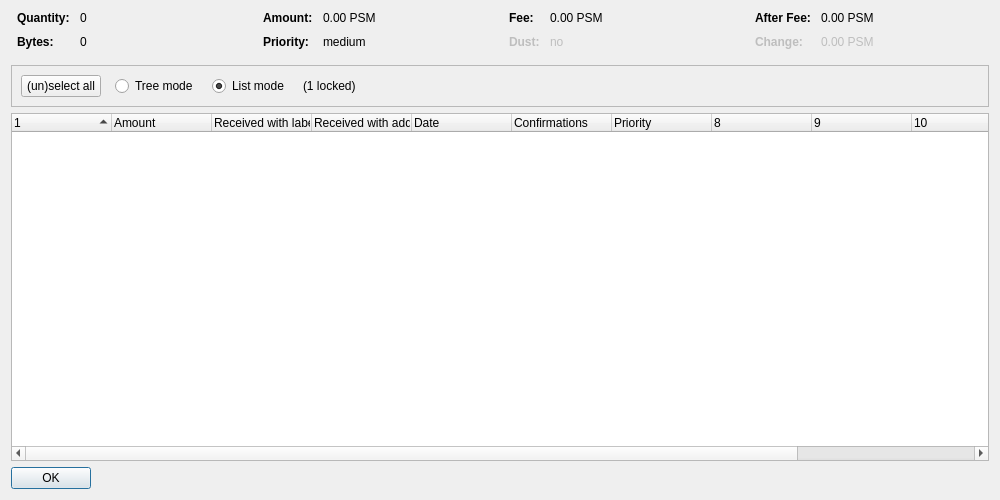
<?xml version="1.0" encoding="UTF-8"?>
<ui version="4.0">
 <class>CoinControlDialog</class>
 <widget class="QDialog" name="CoinControlDialog">
  <property name="geometry">
   <rect>
    <x>0</x>
    <y>0</y>
    <width>1000</width>
    <height>500</height>
   </rect>
  </property>
  <property name="windowTitle">
   <string>Coin Selection</string>
  </property>
  <layout class="QVBoxLayout" name="verticalLayout">
   <item>
    <layout class="QHBoxLayout" name="horizontalLayoutTop" stretch="0,0,0,0">
     <property name="topMargin">
      <number>0</number>
     </property>
     <property name="bottomMargin">
      <number>10</number>
     </property>
     <item>
      <layout class="QFormLayout" name="formLayoutCoinControl1">
       <property name="horizontalSpacing">
        <number>10</number>
       </property>
       <property name="verticalSpacing">
        <number>10</number>
       </property>
       <property name="leftMargin">
        <number>6</number>
       </property>
       <property name="rightMargin">
        <number>6</number>
       </property>
       <item row="0" column="0">
        <widget class="QLabel" name="labelCoinControlQuantityText">
         <property name="font">
          <font>
           <weight>75</weight>
           <bold>true</bold>
          </font>
         </property>
         <property name="text">
          <string>Quantity:</string>
         </property>
        </widget>
       </item>
       <item row="0" column="1">
        <widget class="QLabel" name="labelCoinControlQuantity">
         <property name="cursor">
          <cursorShape>IBeamCursor</cursorShape>
         </property>
         <property name="contextMenuPolicy">
          <enum>Qt::ActionsContextMenu</enum>
         </property>
         <property name="text">
          <string notr="true">0</string>
         </property>
         <property name="textInteractionFlags">
          <set>Qt::LinksAccessibleByMouse|Qt::TextSelectableByKeyboard|Qt::TextSelectableByMouse</set>
         </property>
        </widget>
       </item>
       <item row="1" column="0">
        <widget class="QLabel" name="labelCoinControlBytesText">
         <property name="font">
          <font>
           <weight>75</weight>
           <bold>true</bold>
          </font>
         </property>
         <property name="text">
          <string>Bytes:</string>
         </property>
        </widget>
       </item>
       <item row="1" column="1">
        <widget class="QLabel" name="labelCoinControlBytes">
         <property name="cursor">
          <cursorShape>IBeamCursor</cursorShape>
         </property>
         <property name="contextMenuPolicy">
          <enum>Qt::ActionsContextMenu</enum>
         </property>
         <property name="text">
          <string notr="true">0</string>
         </property>
         <property name="textInteractionFlags">
          <set>Qt::LinksAccessibleByMouse|Qt::TextSelectableByKeyboard|Qt::TextSelectableByMouse</set>
         </property>
        </widget>
       </item>
      </layout>
     </item>
     <item>
      <layout class="QFormLayout" name="formLayoutCoinControl2">
       <property name="horizontalSpacing">
        <number>10</number>
       </property>
       <property name="verticalSpacing">
        <number>10</number>
       </property>
       <property name="leftMargin">
        <number>6</number>
       </property>
       <property name="rightMargin">
        <number>6</number>
       </property>
       <item row="0" column="0">
        <widget class="QLabel" name="labelCoinControlAmountText">
         <property name="font">
          <font>
           <weight>75</weight>
           <bold>true</bold>
          </font>
         </property>
         <property name="text">
          <string>Amount:</string>
         </property>
        </widget>
       </item>
       <item row="0" column="1">
        <widget class="QLabel" name="labelCoinControlAmount">
         <property name="cursor">
          <cursorShape>IBeamCursor</cursorShape>
         </property>
         <property name="contextMenuPolicy">
          <enum>Qt::ActionsContextMenu</enum>
         </property>
         <property name="text">
          <string notr="true">0.00 PSM</string>
         </property>
         <property name="textInteractionFlags">
          <set>Qt::LinksAccessibleByMouse|Qt::TextSelectableByKeyboard|Qt::TextSelectableByMouse</set>
         </property>
        </widget>
       </item>
       <item row="1" column="0">
        <widget class="QLabel" name="labelCoinControlPriorityText">
         <property name="font">
          <font>
           <weight>75</weight>
           <bold>true</bold>
          </font>
         </property>
         <property name="text">
          <string>Priority:</string>
         </property>
        </widget>
       </item>
       <item row="1" column="1">
        <widget class="QLabel" name="labelCoinControlPriority">
         <property name="cursor">
          <cursorShape>IBeamCursor</cursorShape>
         </property>
         <property name="contextMenuPolicy">
          <enum>Qt::ActionsContextMenu</enum>
         </property>
         <property name="text">
          <string notr="true">medium</string>
         </property>
         <property name="textInteractionFlags">
          <set>Qt::LinksAccessibleByMouse|Qt::TextSelectableByKeyboard|Qt::TextSelectableByMouse</set>
         </property>
        </widget>
       </item>
      </layout>
     </item>
     <item>
      <layout class="QFormLayout" name="formLayoutCoinControl3">
       <property name="horizontalSpacing">
        <number>10</number>
       </property>
       <property name="verticalSpacing">
        <number>10</number>
       </property>
       <property name="leftMargin">
        <number>6</number>
       </property>
       <property name="rightMargin">
        <number>6</number>
       </property>
       <item row="0" column="0">
        <widget class="QLabel" name="labelCoinControlFeeText">
         <property name="font">
          <font>
           <weight>75</weight>
           <bold>true</bold>
          </font>
         </property>
         <property name="text">
          <string>Fee:</string>
         </property>
        </widget>
       </item>
       <item row="0" column="1">
        <widget class="QLabel" name="labelCoinControlFee">
         <property name="cursor">
          <cursorShape>IBeamCursor</cursorShape>
         </property>
         <property name="contextMenuPolicy">
          <enum>Qt::ActionsContextMenu</enum>
         </property>
         <property name="text">
          <string notr="true">0.00 PSM</string>
         </property>
         <property name="textInteractionFlags">
          <set>Qt::LinksAccessibleByMouse|Qt::TextSelectableByKeyboard|Qt::TextSelectableByMouse</set>
         </property>
        </widget>
       </item>
       <item row="1" column="0">
        <widget class="QLabel" name="labelCoinControlLowOutputText">
         <property name="enabled">
          <bool>false</bool>
         </property>
         <property name="font">
          <font>
           <weight>75</weight>
           <bold>true</bold>
          </font>
         </property>
         <property name="text">
          <string>Dust:</string>
         </property>
        </widget>
       </item>
       <item row="1" column="1">
        <widget class="QLabel" name="labelCoinControlLowOutput">
         <property name="enabled">
          <bool>false</bool>
         </property>
         <property name="cursor">
          <cursorShape>IBeamCursor</cursorShape>
         </property>
         <property name="contextMenuPolicy">
          <enum>Qt::ActionsContextMenu</enum>
         </property>
         <property name="text">
          <string notr="true">no</string>
         </property>
         <property name="textInteractionFlags">
          <set>Qt::LinksAccessibleByMouse|Qt::TextSelectableByKeyboard|Qt::TextSelectableByMouse</set>
         </property>
        </widget>
       </item>
      </layout>
     </item>
     <item>
      <layout class="QFormLayout" name="formLayoutCoinControl4">
       <property name="horizontalSpacing">
        <number>10</number>
       </property>
       <property name="verticalSpacing">
        <number>10</number>
       </property>
       <property name="leftMargin">
        <number>6</number>
       </property>
       <property name="rightMargin">
        <number>6</number>
       </property>
       <item row="0" column="0">
        <widget class="QLabel" name="labelCoinControlAfterFeeText">
         <property name="font">
          <font>
           <weight>75</weight>
           <bold>true</bold>
          </font>
         </property>
         <property name="text">
          <string>After Fee:</string>
         </property>
        </widget>
       </item>
       <item row="0" column="1">
        <widget class="QLabel" name="labelCoinControlAfterFee">
         <property name="cursor">
          <cursorShape>IBeamCursor</cursorShape>
         </property>
         <property name="contextMenuPolicy">
          <enum>Qt::ActionsContextMenu</enum>
         </property>
         <property name="text">
          <string notr="true">0.00 PSM</string>
         </property>
         <property name="textInteractionFlags">
          <set>Qt::LinksAccessibleByMouse|Qt::TextSelectableByKeyboard|Qt::TextSelectableByMouse</set>
         </property>
        </widget>
       </item>
       <item row="1" column="0">
        <widget class="QLabel" name="labelCoinControlChangeText">
         <property name="enabled">
          <bool>false</bool>
         </property>
         <property name="font">
          <font>
           <weight>75</weight>
           <bold>true</bold>
          </font>
         </property>
         <property name="text">
          <string>Change:</string>
         </property>
        </widget>
       </item>
       <item row="1" column="1">
        <widget class="QLabel" name="labelCoinControlChange">
         <property name="enabled">
          <bool>false</bool>
         </property>
         <property name="cursor">
          <cursorShape>IBeamCursor</cursorShape>
         </property>
         <property name="contextMenuPolicy">
          <enum>Qt::ActionsContextMenu</enum>
         </property>
         <property name="text">
          <string notr="true">0.00 PSM</string>
         </property>
         <property name="textInteractionFlags">
          <set>Qt::LinksAccessibleByMouse|Qt::TextSelectableByKeyboard|Qt::TextSelectableByMouse</set>
         </property>
        </widget>
       </item>
      </layout>
     </item>
    </layout>
   </item>
   <item>
    <widget class="QFrame" name="frame">
     <property name="minimumSize">
      <size>
       <width>0</width>
       <height>40</height>
      </size>
     </property>
     <property name="frameShape">
      <enum>QFrame::StyledPanel</enum>
     </property>
     <property name="frameShadow">
      <enum>QFrame::Sunken</enum>
     </property>
     <layout class="QHBoxLayout" name="horizontalLayout">
      <item>
       <layout class="QHBoxLayout" name="horizontalLayoutPanel" stretch="0,0,0,0,0">
        <property name="spacing">
         <number>14</number>
        </property>
        <item>
         <widget class="QPushButton" name="pushButtonSelectAll">
          <property name="sizePolicy">
           <sizepolicy hsizetype="Maximum" vsizetype="Fixed">
            <horstretch>0</horstretch>
            <verstretch>0</verstretch>
           </sizepolicy>
          </property>
          <property name="text">
           <string>(un)select all</string>
          </property>
          <property name="autoDefault">
           <bool>false</bool>
          </property>
         </widget>
        </item>
        <item>
         <widget class="QRadioButton" name="radioTreeMode">
          <property name="sizePolicy">
           <sizepolicy hsizetype="Maximum" vsizetype="Fixed">
            <horstretch>0</horstretch>
            <verstretch>0</verstretch>
           </sizepolicy>
          </property>
          <property name="text">
           <string>Tree mode</string>
          </property>
         </widget>
        </item>
        <item>
         <widget class="QRadioButton" name="radioListMode">
          <property name="sizePolicy">
           <sizepolicy hsizetype="Maximum" vsizetype="Fixed">
            <horstretch>0</horstretch>
            <verstretch>0</verstretch>
           </sizepolicy>
          </property>
          <property name="text">
           <string>List mode</string>
          </property>
          <property name="checked">
           <bool>true</bool>
          </property>
         </widget>
        </item>
        <item>
         <widget class="QLabel" name="labelLocked">
          <property name="text">
           <string notr="true">(1 locked)</string>
          </property>
         </widget>
        </item>
        <item>
         <spacer name="horizontalSpacer">
          <property name="orientation">
           <enum>Qt::Horizontal</enum>
          </property>
          <property name="sizeHint" stdset="0">
           <size>
            <width>40</width>
            <height>20</height>
           </size>
          </property>
         </spacer>
        </item>
       </layout>
      </item>
     </layout>
    </widget>
   </item>
   <item>
    <widget class="CoinControlTreeWidget" name="treeWidget">
     <property name="contextMenuPolicy">
      <enum>Qt::CustomContextMenu</enum>
     </property>
     <property name="sortingEnabled">
      <bool>false</bool>
     </property>
     <property name="columnCount">
      <number>12</number>
     </property>
     <attribute name="headerShowSortIndicator" stdset="0">
      <bool>true</bool>
     </attribute>
     <attribute name="headerStretchLastSection">
      <bool>false</bool>
     </attribute>
     <column>
      <property name="text">
       <string/>
      </property>
     </column>
     <column>
      <property name="text">
       <string>Amount</string>
      </property>
     </column>
     <column>
      <property name="text">
       <string>Received with label</string>
      </property>
     </column>
     <column>
      <property name="text">
       <string>Received with address</string>
      </property>
     </column>
     <column>
      <property name="text">
       <string>Date</string>
      </property>
     </column>
     <column>
      <property name="text">
       <string>Confirmations</string>
      </property>
      <property name="toolTip">
       <string>Confirmed</string>
      </property>
     </column>
     <column>
      <property name="text">
       <string>Priority</string>
      </property>
     </column>
     <column>
      <property name="text">
       <string/>
      </property>
     </column>
     <column>
      <property name="text">
       <string/>
      </property>
     </column>
     <column>
      <property name="text">
       <string/>
      </property>
     </column>
     <column>
      <property name="text">
       <string/>
      </property>
     </column>
     <column>
      <property name="text">
       <string/>
      </property>
     </column>
    </widget>
   </item>
   <item>
    <widget class="QDialogButtonBox" name="buttonBox">
     <property name="sizePolicy">
      <sizepolicy hsizetype="Maximum" vsizetype="Fixed">
       <horstretch>0</horstretch>
       <verstretch>0</verstretch>
      </sizepolicy>
     </property>
     <property name="orientation">
      <enum>Qt::Horizontal</enum>
     </property>
     <property name="standardButtons">
      <set>QDialogButtonBox::Ok</set>
     </property>
    </widget>
   </item>
  </layout>
 </widget>
 <customwidgets>
  <customwidget>
   <class>CoinControlTreeWidget</class>
   <extends>QTreeWidget</extends>
   <header>coincontroltreewidget.h</header>
  </customwidget>
 </customwidgets>
 <resources/>
 <connections/>
</ui>
